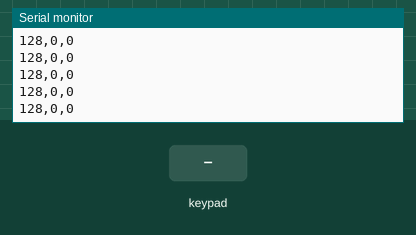
Recording of a sketch running on a simulated ESP32. Parts: the last lines printed to the serial monitor. The inputs (shaded band) are chosen by the test bench.

Above: at 2.3 s.
2.4 s: key 'L' pressed
At 2.41 s:
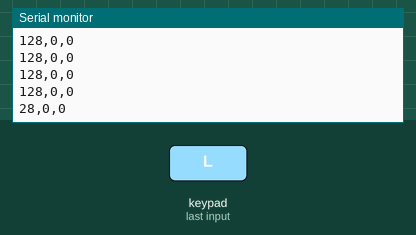
3.9 s: key 'R' pressed
At 3.92 s:
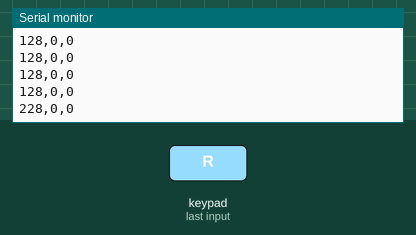
Timing chart, 0 to 6.9 s (numbered marks = the images above; inputs shaded):
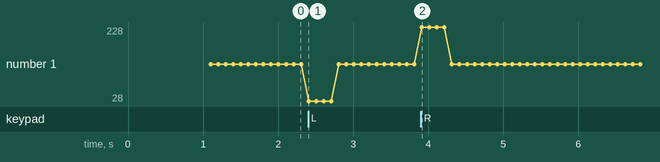

Measured:
- after the input at 2.4 s, the serial monitor: prints a new line at once (image 1)
- after the input at 3.9 s, the serial monitor: prints a new line at once (image 2)

The sketch:

espNun.ino
```cpp
#include <Wire.h>
#include <ArduinoNunchuk.h>

#define BAUDRATE 9600  // Velocità UART per comunicazione con il Mega
#define MAX_RECONNECT_ATTEMPTS 5  // Numero massimo di tentativi di riconnessione
#define RECONNECT_DELAY 500  // Ritardo tra i tentativi di riconnessione in millisecondi

ArduinoNunchuk nunchuk;

int reconnectAttempts = 0;  // Contatore dei tentativi di riconnessione
bool nunchukConnected = false;  // Stato della connessione al Nunchuk

void setup() {
  Wire.begin(4, 5);  // Inizializza I²C con SDA = pin 4 e SCL = pin 5
  Serial.begin(BAUDRATE);  // Comunicazione UART con il Mega
  Wire.setClock(100000);   // Imposta velocità I²C a 100 kHz

  nunchukConnected = initializeNunchuk();  // Prova a connettere il Nunchuk

  if (!nunchukConnected) {
    Serial.println("ERROR: NO NUN");  // Invia errore immediato se fallisce al primo tentativo
  }
  delay(1000);
}

void loop() {
  if (!nunchukConnected) {
    // Prova a riconnettere il Nunchuk
    if (reconnectAttempts < MAX_RECONNECT_ATTEMPTS) {
      reconnectAttempts++;
      delay(RECONNECT_DELAY);
      nunchukConnected = initializeNunchuk();
      if (nunchukConnected) {
        Serial.println("INFO: NUNCHUK RECONNECTED");
        reconnectAttempts = 0;  // Reset tentativi
      }
    } else {
      Serial.println("ERROR: NO NUN");  // Notifica errore dopo tentativi falliti
      delay(1000);  // Ritardo per evitare flooding di messaggi di errore
    }
    return;  // Non esegue il loop normale se non connesso
  }

  // Aggiorna i dati dal Nunchuk e li invia al Mega
  nunchuk.update();
  String data = String(nunchuk.analogX) + "," +
                String(nunchuk.cButton ? "1" : "0") + "," +
                String(nunchuk.zButton ? "1" : "0") + "\n";
  Serial.print(data);  // Invia il pacchetto al Mega
  delay(100);  // Ritardo per evitare sovraccarico
}

bool initializeNunchuk() {
  nunchuk.init();  // Inizializza il Nunchuk
  delay(100);  // Attende brevemente per la stabilizzazione
  return true;
}
```
